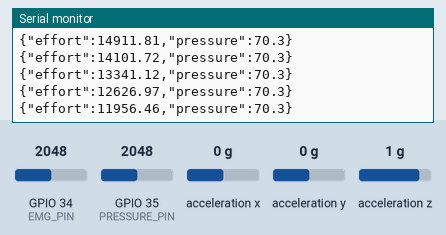
Simulated run of this sketch. Board: ESP32. Shown: the last lines printed to the serial monitor. Wiring (inferred from the names in the program): MPU-6050 motion sensor at I2C address 0x68. The test bench sets the inputs (shaded band); at power-on: acceleration z 1 g, GPIO 34 (EMG_PIN) = 2048, GPIO 35 (PRESSURE_PIN) = 2048, acceleration x 0 g, acceleration y 0 g (analog values on the 0–4095 scale).

Above: at 1.2 s.
1.3 s: acceleration z set to -1.4 g
At 1.31 s:
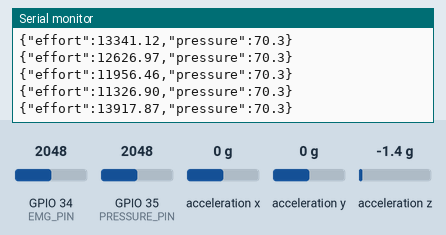
2.8 s: GPIO 34 (EMG_PIN) set to 2866
At 2.81 s:
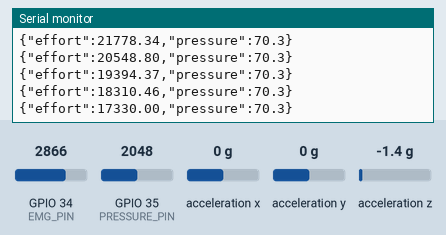
4.3 s: GPIO 35 (PRESSURE_PIN) set to 2866
At 4.31 s:
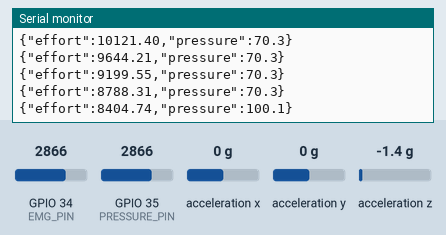
5.8 s: acceleration z set to -0.8 g
At 5.81 s:
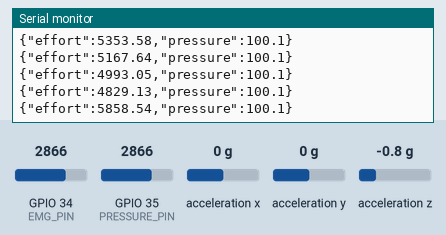
7.3 s: GPIO 34 (EMG_PIN) set to 3972
At 7.32 s:
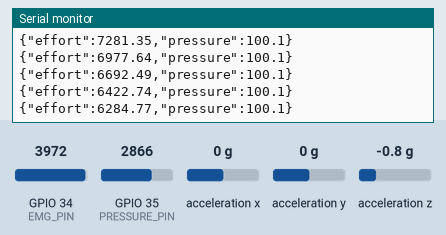
8.8 s: GPIO 35 (PRESSURE_PIN) set to 3972
At 8.82 s:
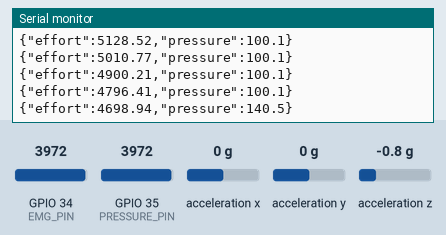
Timing chart, 0 to 11.3 s (numbered marks = the images above; inputs shaded):
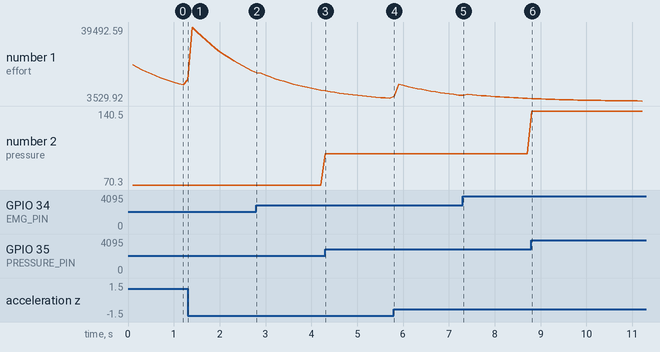

Measured:
- after the input at 1.3 s, the serial monitor: prints a new line at once (image 1)
- after the input at 2.8 s, the serial monitor: prints a new line at once (image 2)
- after the input at 4.3 s, the serial monitor: prints a new line at once (image 3)
- after the input at 5.8 s, the serial monitor: prints a new line at once (image 4)
- after the input at 7.3 s, the serial monitor: prints a new line at once (image 5)
- after the input at 8.8 s, the serial monitor: prints a new line at once (image 6)
- plotted number 1: 11326.9 → 18310.46 after the input at 1.3 s, 18310.46 → 8788.31 after the input at 2.8 s, 8788.31 → 4829.13 after the input at 4.3 s, 4829.13 → 6422.74 after the input at 5.8 s, 6422.74 → 4796.41 after the input at 7.3 s
- plotted number 2: 70.3 → 100.1 after the input at 4.3 s, 100.1 → 140.5 after the input at 8.8 s

The sketch:

recap_badge.ino
```cpp
/*
  Recap badge firmware (ESP32, Arduino IDE).

  Reads:
    - Throat effort:  MyoWare 2.0 EMG "ENV" (envelope) output on EMG_PIN
                      and/or an MPU-6050 neck accelerometer on I2C (vibration energy)
    - Breath trainer: analog pressure sensor (e.g. MPX5010DP) on PRESSURE_PIN
  Prints one JSON line every ~100 ms over USB serial (115200 baud):
    {"effort": 412.5, "pressure": 3.2}
  client/serial_bridge.py forwards these to the backend.

  SAFETY: anything touching skin must run from USB-from-a-laptop-on-battery or
  a LiPo. Never wear the electrodes while the laptop is plugged into the wall.

  Wiring (change pins to match your board):
    MyoWare ENV  -> GPIO 34 (ADC1, input-only)     MyoWare +/- -> 3V3 / GND
    Pressure out -> GPIO 35 (ADC1) through a divider if the sensor outputs 5 V!
    MPU-6050 SDA -> GPIO 21, SCL -> GPIO 22, VCC -> 3V3
*/
#include <Wire.h>

const int EMG_PIN = 34;
const int PRESSURE_PIN = 35;
const bool USE_EMG = true;
const bool USE_ACCEL = true;     // set false if no MPU-6050 is wired
const bool USE_PRESSURE = true;
const uint8_t MPU_ADDR = 0x68;

// Pressure calibration: MPX5010DP gives ~0.2 V at 0 kPa and ~4.7 V at 10 kPa.
// With a 2:1 divider into the ESP32 ADC, measure your zero reading and set these.
float PRESSURE_ZERO_V = 0.10;      // volts at the ADC with no pressure
float PRESSURE_V_PER_KPA = 0.225;  // volts at the ADC per kPa (after divider)
const float CMH2O_PER_KPA = 10.197;

const int SAMPLE_HZ = 1000;
const int REPORT_MS = 100;

float emgEnergy = 0, accelEnergy = 0;
long n = 0;
unsigned long lastReport = 0;
float accelMean = 0;   // running mean to remove gravity

bool mpuOk = false;

void mpuInit() {
  Wire.begin(21, 22);
  Wire.setClock(400000);
  Wire.beginTransmission(MPU_ADDR);
  Wire.write(0x6B); Wire.write(0);          // wake up
  mpuOk = (Wire.endTransmission() == 0);
  if (!mpuOk) return;
  Wire.beginTransmission(MPU_ADDR);
  Wire.write(0x1A); Wire.write(0x00);       // DLPF off: keep voice-band vibration (~100-300 Hz)
  Wire.endTransmission();
}

float mpuZ() {
  Wire.beginTransmission(MPU_ADDR);
  Wire.write(0x3F);                          // ACCEL_ZOUT_H
  Wire.endTransmission(false);
  Wire.requestFrom(MPU_ADDR, (uint8_t)2);
  if (Wire.available() < 2) return 0;
  int16_t z = (Wire.read() << 8) | Wire.read();
  return z / 16384.0;                        // g
}

void setup() {
  Serial.begin(115200);
  analogReadResolution(12);
  if (USE_ACCEL) mpuInit();
}

void loop() {
  static unsigned long lastSample = 0;
  unsigned long now = micros();
  if (now - lastSample >= 1000000UL / SAMPLE_HZ) {
    lastSample = now;
    if (USE_EMG) {
      float v = analogRead(EMG_PIN) / 4095.0 * 3.3;
      emgEnergy += v * v;
    }
    if (USE_ACCEL && mpuOk) {
      float z = mpuZ();
      accelMean = 0.999 * accelMean + 0.001 * z;   // slow mean = gravity + posture
      float d = z - accelMean;                     // what's left = voice vibration
      accelEnergy += d * d;
    }
    n++;
  }

  if (millis() - lastReport >= REPORT_MS && n > 0) {
    lastReport = millis();
    // effort: RMS of EMG envelope plus scaled vibration RMS (arbitrary units;
    // the backend only uses it relative to Alex's own fresh baseline).
    float effort = 0;
    if (USE_EMG) effort += 1000.0 * sqrt(emgEnergy / n);
    if (USE_ACCEL && mpuOk) effort += 20000.0 * sqrt(accelEnergy / n);

    Serial.print("{\"effort\":");
    Serial.print(effort, 2);
    if (USE_PRESSURE) {
      float v = analogRead(PRESSURE_PIN) / 4095.0 * 3.3;
      float kpa = max(0.0f, (v - PRESSURE_ZERO_V) / PRESSURE_V_PER_KPA);
      Serial.print(",\"pressure\":");
      Serial.print(kpa * CMH2O_PER_KPA, 1);
    }
    Serial.println("}");
    emgEnergy = 0; accelEnergy = 0; n = 0;
  }
}
```
